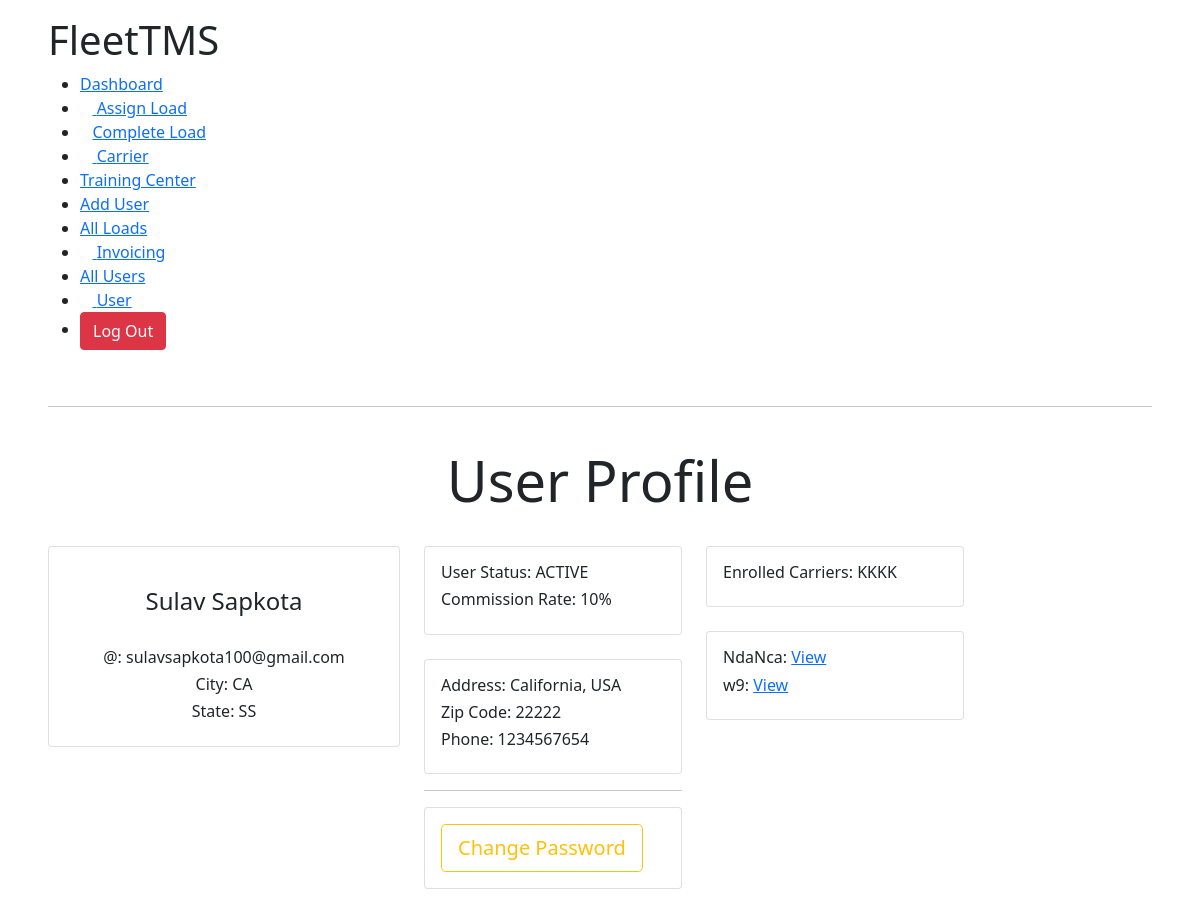
The page /user_info (signed in) on the database its author committed.
### TMSTruck/models.py (models this page shows, shortened)
class Account(models.Model):
	user 					= models.OneToOneField(User, on_delete=models.CASCADE)
	choices 				= [('ACTIVE','ACTIVE'),('INACTIVE','INACTIVE')]
	Email					= models.EmailField(max_length=100,null=True)
	firstName    			= models.CharField(max_length=100,null=True)
	lastName 				= models.CharField(max_length=100,null=True)
	commissionRate 			= models.IntegerField(null=True)
	address 				= models.CharField(max_length=100,null=True)
	city 					= models.CharField(max_length=100,null=True)
	state 					= models.CharField(max_length=100,null=True)
	zipCode 				= models.IntegerField(null=True)
	Phone 					= models.IntegerField(null=True)
	userStatus 				= models.CharField(max_length=100,choices=choices,default='ACTIVE')
	enrolledCarriers 		= models.TextField(null=True,max_length=3000)
	ndaNca 					= models.FileField(upload_to='Users NDA NCA W9 Files/ndas')
	w9_upload				= models.FileField(upload_to=w9UploadFile,null=True)

### TMSTruck/decorators.py (the view)
        def wrapper(request, *args, **kwargs):
            group = None
            if request.user.groups.exists():
                group = request.user.groups.all()[0].name
            if group in allowed_roles:
                return view_func(request, *args, **kwargs)
            elif group == 'Trainee':
                return redirect("user")
            else:
                return HttpResponse("You are not authorized to visit this page. ")

### TMSTruck/views.py (called while the page is built)
@login_required(login_url="login")
@customRoles(allowed_roles=['Admin','Accounting','Hiring Manager', 'Logistics Manager','Trainee'])
def user_info(request):
	user=request.user
	account = Account.objects.get(user=request.user)
	template = 'TMSTruck/user_info.html'
	context = {
		'user':user,
		'account':account,
		'group':request.user.groups.all()[0].name
	}
	return render(request,template,context)

### TMSTruck/templates/TMSTruck/user_info.html (shortened to what this page needs)
{% extends 'TMSTruck/base.html' %}
{% load static %}
{% load crispy_forms_tags %}
{% block content %}
<!DOCTYPE html>
<html lang="en">
<head>
    <link rel="stylesheet" href="{% static 'css/dashboard.css' %}">
</head>
<body>
    <div class="main-body">
        {% if group == 'Accounting' %}
        {% include 'TMSTruck/navbars/accounting_navbar.html' %}
        {% elif group == 'Admin' %}
        {% include 'TMSTruck/navbars/admin_navbar.html' %}
        {% elif group == 'Hiring Manager' %}
        {% include 'TMSTruck/navbars/hiring_manager_navbar.html' %}
        {% elif group == 'Logistics Manager' %}
        {% include 'TMSTruck/navbars/logistics_manager.html' %}
        {% endif %}
        <hr><br>
        <h1 align='center' class="display-4">User Profile</h1>
<br>
        <div class="row">
            <div class="col-md-4">
                <div class="card">
                    <div class="card-body">
                        <center>
                            <img height="300" src="{% static 'images/profile.png' %}" alt=""><br>
                            <h4 align='center'>{{account.firstName}} {{account.lastName}}</h4>
                            <br>
                            <h6>@: {{user.email}}</h6>
                            <h6>City: {{account.city}}</h6>
                            <h6>State: {{account.state}}</h6>
                        </center>
                    </div>
                </div>
            </div>
            <div class="col-md-3">
                <div class="card">
                    <div class="card-body">
                        <div class="group">
                            <h6>User Status: {{account.userStatus}}</h6>
                            <h6>Commission Rate: {{account.commissionRate}}%</h6>
                        </div>
                    </div>
                </div>
                <br>
                <div class="card">
                    <div class="card-body">
                        <div class="group">
                            <h6>Address: {{account.address}}</h6>
                            <h6>Zip Code: {{account.zipCode}}</h6>
                            <h6>Phone: {{account.Phone}}</h6>
                        </div>
                    </div>
                </div>
<hr>
                <div class="card">
                    <div class="card-body">
                       <a href="{% url 'change_password' %}"><button class="btn btn-outline-warning btn-lg">Change Password</button></a>
                    </div>
                </div>
            </div>
            <div class="col-md-3">
                <div class="card">
                    <div class="card-body">
                        <div class="group">
                            <h6>Enrolled Carriers: {{account.enrolledCarriers}}</h6>
                        </div>
                    </div>
                </div>
                <br>
                <div class="card">
                    <div class="card-body">
                        <div class="group">
                            <h6>NdaNca: <a href="{{account.ndaNca}}">View</a></h6>
                            <h6>w9: <a href="{{account.w9_upload}}">View</a></h6>
                        </div>
                    </div>
                </div>
            </div>
        </div>
    </div>
</body>
</html>
{% endblock %}

### static/css/base.css (style rules this page uses)
* { padding: 0px; margin: 0px; }
.main-body { margin: 1rem 3rem; }

### rows shown on the page
Account: firstName "Sulav", lastName "Sapkota", city "CA", state "SS", userStatus "ACTIVE", commissionRate "10", address "California, USA", zipCode "22222", Phone "1234567654", enrolledCarriers "KKKK"

### other values the page prints
{{ user.email }} "sulavsapkota100@gmail.com"
